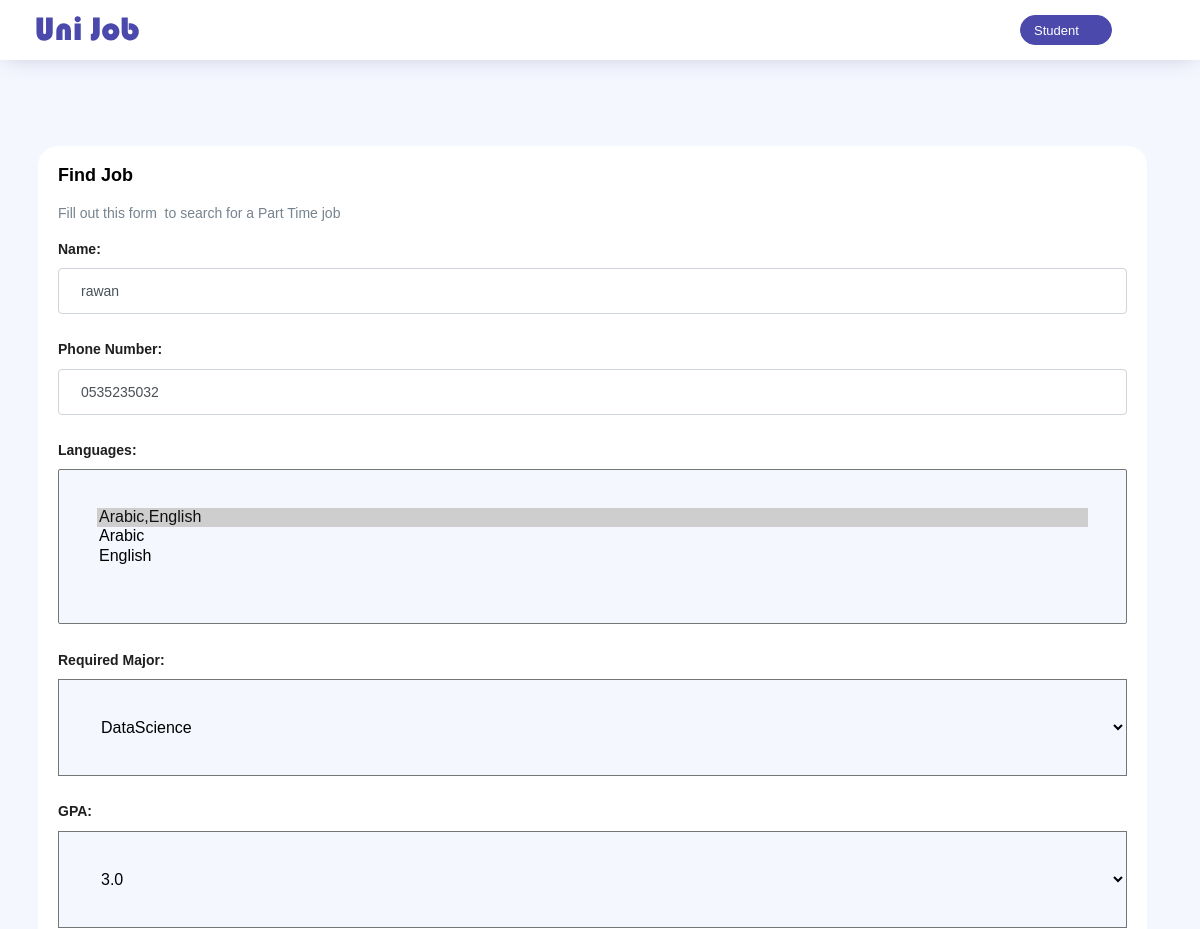
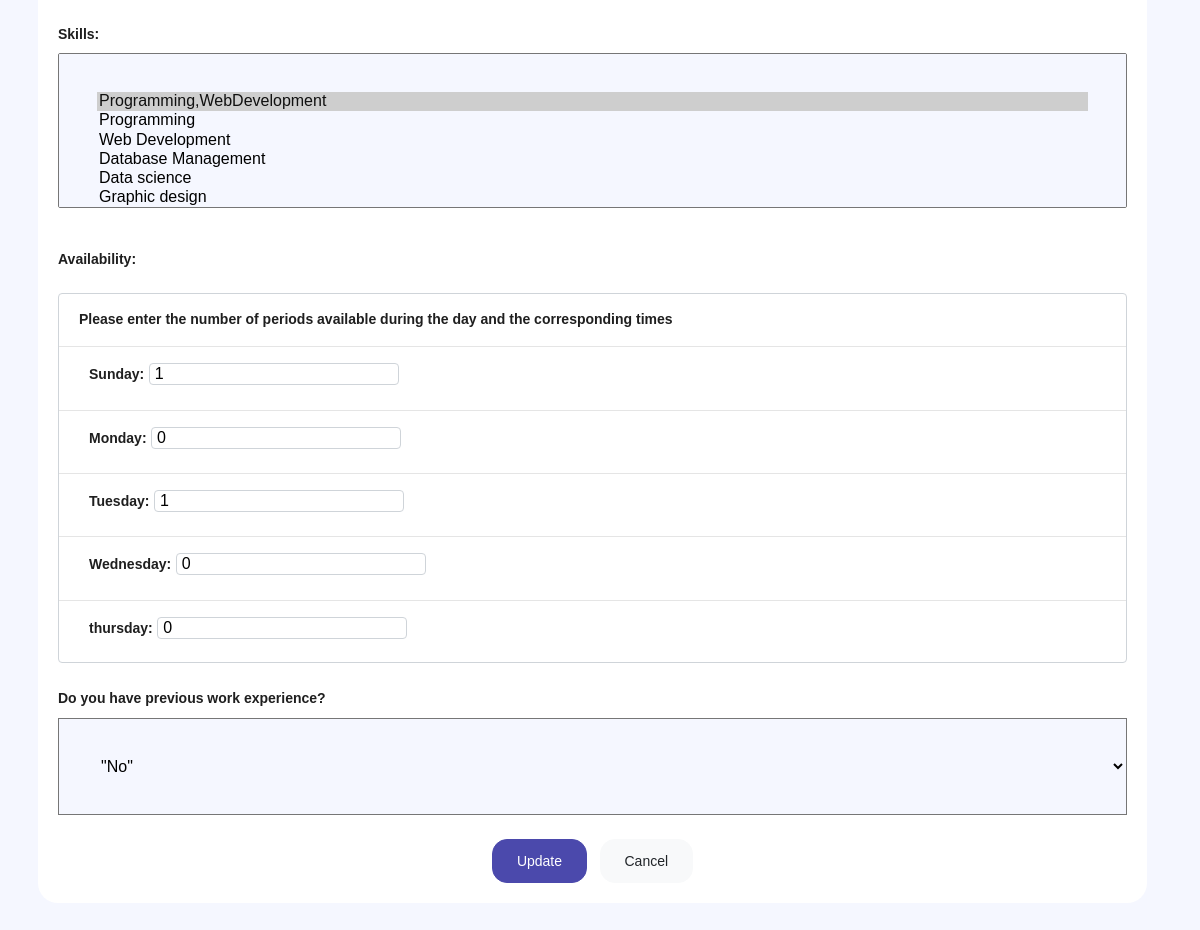
Screenshot of /update_find_job/4 (signed in) with the database file from the repository (2 pictures, top to bottom).
### tables this page shows
CREATE TABLE seekers_form (
    "id" INTEGER PRIMARY KEY AUTOINCREMENT,
    form_submission INTEGER,
    user_id INTEGER,
    name TEXT,
    phoneNumber TEXT,
    major TEXT,
    gpa REAL,
    skills TEXT,
    experience TEXT,
    languages TEXT,
    sunday_periods INTEGER,
    sunday_start_interval TEXT,
    sunday_end_interval TEXT,
    monday_periods INTEGER,
    monday_start_interval TEXT,
    monday_end_interval TEXT,
    tuesdayـperiods INTEGER,
    tuesday_start_interval TEXT,
    tuesday_end_interval TEXT,
    wednesday_periods INTEGER,
    wednesday_start_interval TEXT,
    wednesday_end_interval TEXT,
    thursday_periods INTEGER,
    thursday_start_interval TEXT,
    thursday_end_interval TEXT,
    FOREIGN KEY (user_id) REFERENCES users(id)
);

### app.py (the view)
@app.route('/update_find_job/<id>' , methods=['GET', 'POST'])
def update_find_job(id):
    if 'user_id' not in session:
        flash("You are not logged in. Please log in first.", 'error')
        return redirect(url_for("login"))
    user_id = session['user_id']
    connection = sqlite3.connect("users_database.db")
    cursor = connection.cursor()
    if request.method == 'POST':
        try:
            new_skill = request.form.getlist('n_skills')
            new_skills = ",".join(map(str, new_skill))
            new_Language = request.form.getlist('n_Languages')
            new_Languages = ",".join(map(str, new_Language))
            new_name = request.form['n_name']
            new_phoneNumber = request.form['n_phoneNumber']
            new_Languages = new_Languages
            new_skills = new_skills
            new_gpa = request.form['n_gpa']
            new_major = request.form['n_major']
            new_experience = request.form['n_experience']
            form_submission = True
            sundayStarts = []
            sundayEnds = []
            sunday_periods = int(request.form.get('n_sunday-interval'))
            for i in range(sunday_periods):
                print("i== ",i)
                start_time = request.form.get('sunday-interval-start-time-' + str(i))
                end_time = request.form.get('sunday-interval-end-time-' + str(i))
                sundayStarts.append(start_time)
                sundayEnds.append(end_time)
            mondayStarts = []
            mondayEnds = []
            monday_periods = int(request.form.get('n_monday-interval'))
            for i in range(monday_periods):
                print("i== ",i)
                start_time = request.form.get('monday-interval-start-time-' + str(i))
                end_time = request.form.get('monday-interval-end-time-' + str(i))
                mondayStarts.append(start_time)
                mondayEnds.append(end_time)
            tuesdayStarts = []
            tuesdayEnds = []
            tuesdayـperiods = int(request.form.get('n_tuesday-interval'))
            for i in range(tuesdayـperiods):
                print("i== ",i)
                start_time = request.form.get('tuesday-interval-start-time-' + str(i))
                end_time = request.form.get('tuesday-interval-end-time-' + str(i))
                tuesdayStarts.append(start_time)
                tuesdayEnds.append(end_time)
            wednesdayStarts = []
            wednesdayEnds = []
            wednesday_periods = int(request.form.get('n_wednesday-interval'))
            for i in range(wednesday_periods):
                print("i== ",i)
                start_time = request.form.get('wednesday-interval-start-time-' + str(i))
                end_time = request.form.get('wednesday-interval-end-time-' + str(i))
                wednesdayStarts.append(start_time)
                wednesdayEnds.append(end_time)
            thursdayStarts = []
            thursdayEnds = []
            thursday_periods = int(request.form.get('n_thursday-interval'))
            for i in range(thursday_periods):
                print("i== ",i)
                start_time = request.form.get('thursday-interval-start-time-' + str(i))
                end_time = request.form.get('thursday-interval-end-time-' + str(i))
                thursdayStarts.append(start_time)
                thursdayEnds.append(end_time)
            cursor.execute("UPDATE seekers_form SET  name = '{}', phoneNumber = '{}', languages = '{}', skills = '{}', gpa = '{}', major = '{}', experience = '{}',sunday_periods = '{}',monday_periods = '{}',tuesdayـperiods = '{}',wednesday_periods = '{}',thursday_periods= '{}',sunday_start_interval = '{}',sunday_end_interval = '{}',monday_start_interval = '{}',monday_end_interval = '{}',tuesday_start_interval = '{}',tuesday_end_interval = '{}',wednesday_start_interval = '{}',wednesday_end_interval = '{}',thursday_start_interval = '{}',thursday_end_interval = '{}' WHERE id = '{}'".format
                       (new_name, new_phoneNumber, new_Languages , new_skills, new_gpa, new_major, new_experience,sunday_periods,monday_periods,tuesdayـperiods,wednesday_periods,thursday_periods,','.join(map(str, sundayStarts)),','.join(map(str, sundayEnds)),','.join(map(str, mondayStarts)),','.join(map(str, mondayEnds)),','.join(map(str, tuesdayStarts)),','.join(map(str, tuesdayEnds)),','.join(map(str, wednesdayStarts)),','.join(map(str, wednesdayEnds)),','.join(map(str, thursdayStarts)),','.join(map(str, thursdayEnds)),id ))
            connection.commit()
            connection.close()
            flash("Request was Updated successfully!", 'success')
            return redirect(url_for("student"))
        except sqlite3.Error as e:
            print(f"An error occurred: {e}")
    else:
        cursor.execute("SELECT id, password, position, name, email FROM users WHERE id = ?", (user_id,))
        user = cursor.fetchone()
        cursor.execute("SELECT * FROM seekers_form WHERE user_id = ? AND id = ?", (user_id,id))
        form = cursor.fetchone()
        return render_template('update_find_job.html', user=user , form = form)

### templates/update_find_job.html (shortened to what this page needs)
<!DOCTYPE html>
<html lang="en">
<head>
    <link rel="stylesheet" href="{{url_for('static',filename='vendors/css/vendor.bundle.base.css')}}">
    <link rel="stylesheet" href="{{url_for('static',filename='vendors/ti-icons/css/themify-icons.css')}}">
    <link rel="stylesheet" href="{{url_for('static',filename='vendors/select2/select2.min.css')}}">
    <link rel="stylesheet" href="{{url_for('static',filename='vendors/feather/feather.css')}}">
    <link rel="stylesheet" href="{{url_for('static',filename='css/vertical-layout-light/style.css')}}">
</head>
<body>
    <div class="container-scroller ">
        <nav class="navbar col-lg-12 col-12 p-0 fixed-top d-flex ">
            <div class="text-center navbar-brand-wrapper d-flex align-items-center justify-content-center">
                <div class="navbar-brand brand-logo mr-5"><img src="static/images/logo1d.svg" class="mr-2" alt="logo" />
                </div>
            </div>
            <div class="navbar-menu-wrapper d-flex align-items-center justify-content-end">
                <div class="dropdown" style="margin-right: 2.5em; ">
                    <button class="btn btn-primary btn-sm dropdown-toggle" type="button" id="dropdownMenuSizeButton3"
                        data-toggle="dropdown" aria-haspopup="true" aria-expanded="false">
                        Student
                    </button>
                </div>
            </div>
        </nav>
        <div class="container-fluid page-body-wrapper w-100 ">
            <div class="content-wrapper" style="min-height: inherit;">
                <div class="container">
                    <div class="row mt-5">
                        <div class="col-12 grid-margin stretch-card">
                            <div class="card">
                                <div class="card-body">
                                    <h4 class="card-title">Find Job</h4>
                                    <p class="card-description"> Fill out this form  to search for a Part Time job </p>
                                    <form id="myForm" class="forms-sample" method="POST">
                                        <div class="form-group">
                                            <label for="n_name" class="font-weight-bold">Name:</label>
                                            <input type="text" class="form-control custom-input" id="n_name" name="n_name" value = "{{ form[3] }}" required>
                                        </div>
                                        <div class="form-group">
                                            <label for="n_phoneNumber" class="font-weight-bold">Phone Number:</label>
                                            <input type="text" class="form-control custom-input" id="n_phoneNumber" name="n_phoneNumber" pattern="05[0-9]{8}"
                                            title="Please enter only numbers" minlength="10" maxlength="10" value = "{{ form[4] }}" required>
                                        </div>
                                        <div class="form-group" >
                                            <label class="font-weight-bold">Languages:</label>
                                            <select id="n_languages" class="js-example-basic-multiple content-wrapper w-100" name="n_Languages" style="width: 100%;"  multiple="multiple"
                                                required>
                                                <option value="{{ form[9] }}" selected>{{ form[9] }}</option>
                                                <option value="Arabic">Arabic</option>
                                                <option value="English">English</option>
                                            </select>
                                        </div>
                                        <div class="form-group">
                                            <label class="font-weight-bold">Required Major:</label>
                                            <select id="n_major" class="js-example-basic-single content-wrapper w-100" style="width: 100%;" name="n_major" required>
                                                <option value="{{ form[5] }}" selected >{{ form[5] }}</option>
                                            </select>
                                        </div>
                                        <div class="form-group">
                                            <label class="font-weight-bold">GPA:</label>
                                            <select id="n_gpa" class="js-example-basic-single content-wrapper w-100" name="n_gpa" style="width: 100%;" >
                                                <option value="{{ form[6] }}" selected>{{ form[6] }}</option>
                                            </select>
                                        </div>
                                        <div class="form-group">
                                            <label class="font-weight-bold">Skills:</label>
                                            <select id="n_skills" class="js-example-basic-multiple content-wrapper w-100" style="width: 100%;" name="n_skills" multiple="multiple" required>
                                                <option value="{{ form[7] }}" selected>{{ form[7] }}</option>
                                                <option value="Programming">Programming</option>
                                                <option value="WebDevelopment">Web Development</option>
                                                <option value="DatabaseManagement">Database Management</option>
                                                <option value="dataScience">Data science</option>
                                                <option value="graphicDesign">Graphic design</option>
                                            </select>
                                        </div>
                                        <div class="form-group">
                                            <label for="exampleInputHours" class="col-sm-3 col-form-label font-weight-bold">Availability:</label>
                                            <div class="availability-container">
                                                <div class="day" style="margin-left: 20px;">
                                                    <p class="font-weight-bold"> Please enter the number of periods available during the day and the corresponding times</p>
                                                </div>
                                                <hr>
                                                <div class="day">
                                                    <label for="sunday" class="font-weight-bold">Sunday:</label>
                                                    <input type="number" class="interval" id="n_sunday-interval" name="n_sunday-interval" min="0" max="5" placeholder="Number of Available Periods" value="{{ form[10] }}" required>
                                                </div>
                                                <hr>
                                                <div class="day">
                                                    <label for="monday" class="font-weight-bold">Monday:</label>
                                                    <input type="number" class="interval" id="n_monday-interval" name="n_monday-interval" min="0" max="5" placeholder="Number of Available Periods" value="{{ form[13] }}"required>
                                                </div>
                                                <hr>
                                                <div class="day">
                                                    <label for="tuesday" class="font-weight-bold">Tuesday:</label>
                                                    <input type="number" class="interval" id="n_tuesday-interval" name="n_tuesday-interval" min="0" max="5" placeholder="Number of Available Periods" value="{{ form[16] }}" required>
                                                </div>
                                                <hr>
                                                <div class="day">
                                                    <label for="wednesday" class="font-weight-bold">Wednesday:</label>
                                                    <input type="number" class="interval" id="n_wednesday-interval" name="n_wednesday-interval" min="0" max="5" placeholder="Number of Available Periods" value="{{ form[19] }}" required>
                                                </div>
                                                <hr>
                                                <div class="day">
                                                    <label for="thursday" class="font-weight-bold">thursday:</label>
                                                    <input type="number" class="interval" id="n_thursday-interval" name="n_thursday-interval" min="0" max="5" placeholder="Number of Available Periods" value="{{ form[22] }}"required>
                                                </div>
                                            </div>
                                        </div>
                                        <div class="form-group">
                                            <label class="font-weight-bold">Do you have previous work experience?</label>
                                            <select id="n_experience" class="js-example-basic-single content-wrapper w-100" name="n_experience" style="width: 100%;"  required>
                                                <option value="{{ form[8] }}" selected > "{{ form[8] }}"</option>
                                            </select>
                                        </div>
                                        <div class="text-center">
                                            <button id="submit-button" type="submit" class="btn btn-primary mr-2" href = "/update_find_job">Update</button>
                                            <button id="cancel-button"  onclick="location.href = '/studentCancle';" class="btn btn-light" >Cancel</button>
                                        </div>
                                    </form>
                                </div>
                            </div>
                        </div>
                    </div>
                </div>
            </div>
        </div>
    </div>
</body>
</html>

### rows the page displays
seekers_form: n_name "rawan", n_phoneNumber "0535235032", n_Languages "Arabic,English ☑ / Arabic / English", n_major "DataScience", n_gpa "3.0", n_skills "Programming,WebDevelopment ☑ / Programming / Web Development / Database Management / Data science / Graphic design", n_sunday-interval "1", n_monday-interval "0", n_tuesday-interval "1", n_wednesday-interval "0", n_thursday-interval "0"
